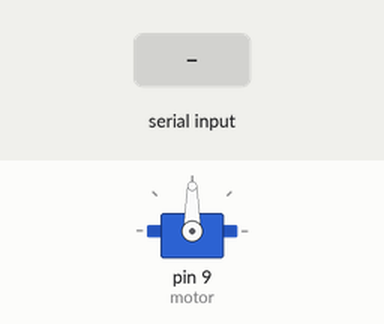
This sketch was run on a simulated Arduino Uno, built with avr-gcc and run on an emulated ATmega328P. Shown: servo. The test bench sets the inputs (shaded band).

Above: at 1.2 s.
1.3 s: "30,150\n" received over Serial
At 3.5 s:
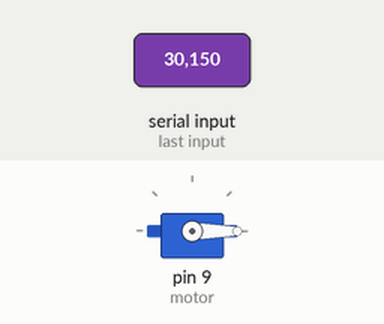
3.8 s: "90,45\n" received over Serial
At 4.2 s:
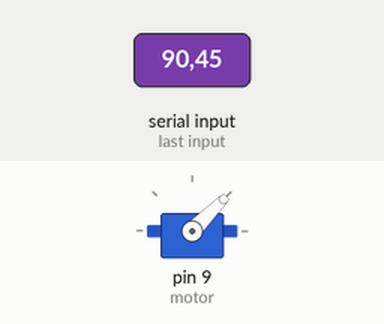
6.3 s: "200\n" received over Serial
At 6.8 s:
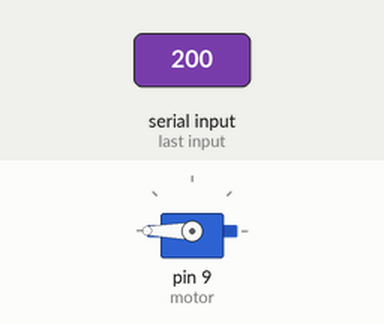
Timing chart, 0 to 9.3 s (numbered marks = the images above; inputs shaded):
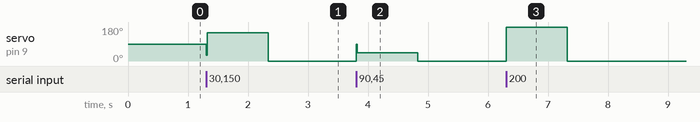

The sketch:

Motor_Serial.ino
```cpp
#include <Servo.h>

Servo servo;

#define motor 9

int angulo=0;

void setup() {
  // put your setup code here, to run once:
  servo.attach(motor);
  Serial.begin(9600);
}

void loop() {
  // put your main code here, to run repeatedly:

  if (Serial.available()>0)
  {
  angulo=Serial.parseInt();
  servo.write(angulo);

  delay(15);

  }

}
```

Measured:
- after the input at 1.3 s, servo on pin 9 (motor): 90° → 150° at once, → 0° 1.0 s later
- after the input at 3.8 s, servo on pin 9 (motor): 0° → 45° at once, → 0° 1.0 s later
- after the input at 6.3 s, servo on pin 9 (motor): 0° → 180° at once, → 0° 1.0 s later
